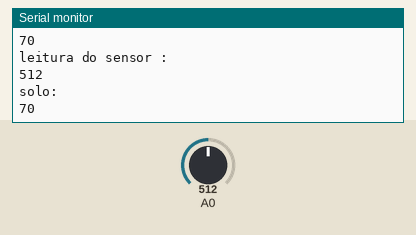
Recording of a sketch running on a simulated Arduino Uno, built with avr-gcc and run on an emulated ATmega328P. Parts: the last lines printed to the serial monitor. The inputs (shaded band) are chosen by the test bench; at power-on: A0 = 512.

Above: at 3.8 s.
3.9 s: A0 set to 716
At 6.5 s:
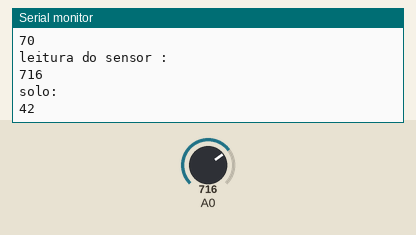
7.8 s: A0 set to 900
At 10.0 s:
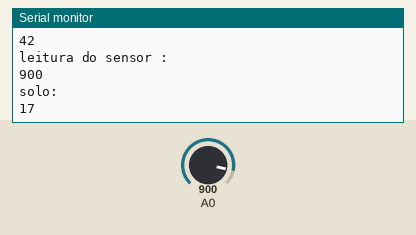
Timing chart, 0 to 11.5 s (numbered marks = the images above; inputs shaded):
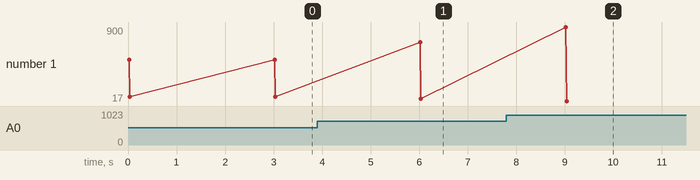

The sketch:

Higrometro.ino
```cpp
void setup() {
  Serial.begin(9600);
}

void loop() {

 // Leitura do sensor no pino A0 e armazenamento em SensorValue

 int sensorValue = analogRead(A0);
 int solo=map(sensorValue , 1024, 300, 0, 100);
 // verifica se valor de leitura está acima de 600 (umido abaixo de 600  e seco até 1023)
 Serial.println("leitura do sensor : ");
 Serial.println(sensorValue);
 Serial.println("solo: ");
 Serial.println(solo);
 delay(3000); // Aguarda 3s para verificar se solo está umido novamente
}
```

Measured:
- after the input at 3.9 s, the serial monitor: prints a new line after 2.1 s (image 1)
- after the input at 7.8 s, the serial monitor: prints a new line after 1.2 s (image 2)
- plotted number 1: 70 → 42 after the input at 3.9 s, 42 → 17 after the input at 7.8 s
